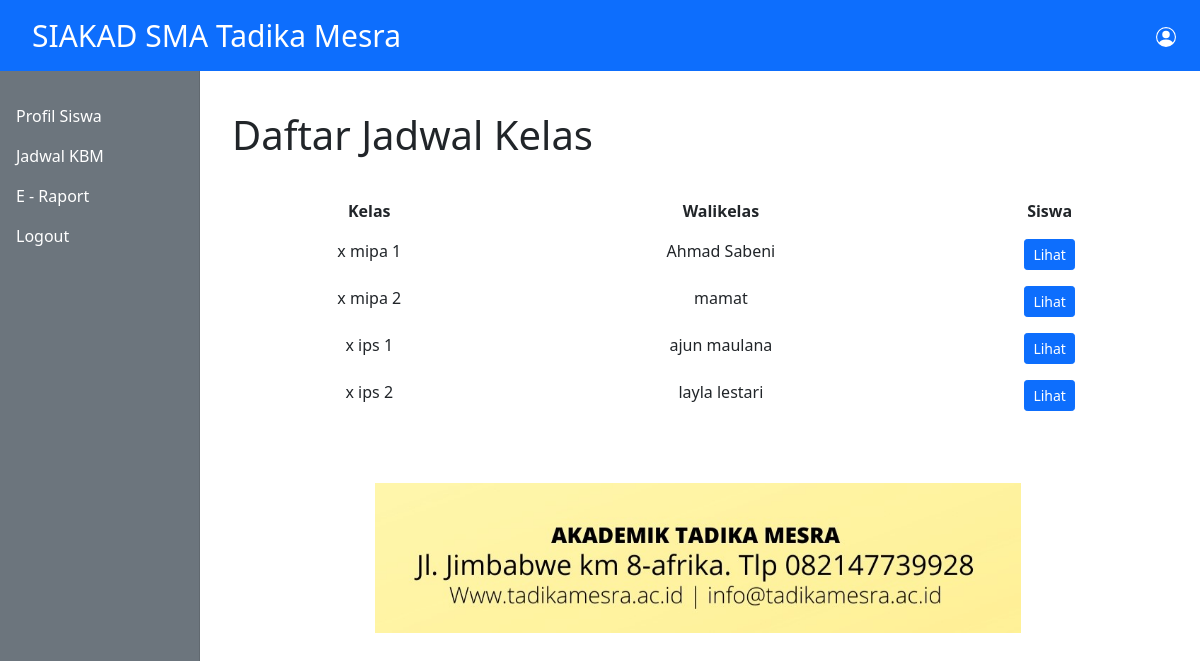
The page /admin/jadwal-kbm.php on the database its author committed.
### tables this page shows
CREATE TABLE `data_kelas` (
  `id` int(11) NOT NULL,
  `kelas` varchar(50) NOT NULL,
  `walikelas` varchar(100) NOT NULL
);

### admin/jadwal-kbm.php (the view, shortened to what this page needs)
<?php
include_once '../database/koneksi.php';
include_once '../templates/header.php';
$sql = "SELECT * FROM data_kelas";
$exec = mysqli_query($koneksi,$sql);
?>
<div class="col-12">
       <div class="row">
            <div class="col-3" style="width:50%;">
                <strong>  <h1>Daftar Jadwal Kelas</h1>
                </strong>
				</div>
              </div>
              </div>
<br>
<div class="container">
		<div class="row">
			<table class="table table-borderless" style = "text-align:center;">
				<tr>
					<th>Kelas</th>
					<th>Walikelas</th>
                    <th>Siswa</th>
				</tr>
			<form action="" method="post">
			<?php while($rows = mysqli_fetch_assoc($exec)):?>
				<tr>
				<td><?= $rows["kelas"];?></td>
				<td><?= $rows["walikelas"];?></td>
				<td><a href="detail-kbm.php?kelas=<?= $rows["kelas"];?>" style="color: white; text-decoration:none;" class="btn btn-primary btn-sm">Lihat</a>
  				</li></td>
			<?php endwhile;?>
			</table>
		</div>
	</div>
<?php include_once '../templates/footer.php';?>

### rows shown on the page
data_kelas: kelas "x mipa 1", walikelas "Ahmad Sabeni"
data_kelas: kelas "x mipa 2", walikelas "mamat"
data_kelas: kelas "x ips 1", walikelas "ajun maulana"
data_kelas: kelas "x ips 2", walikelas "layla lestari"
